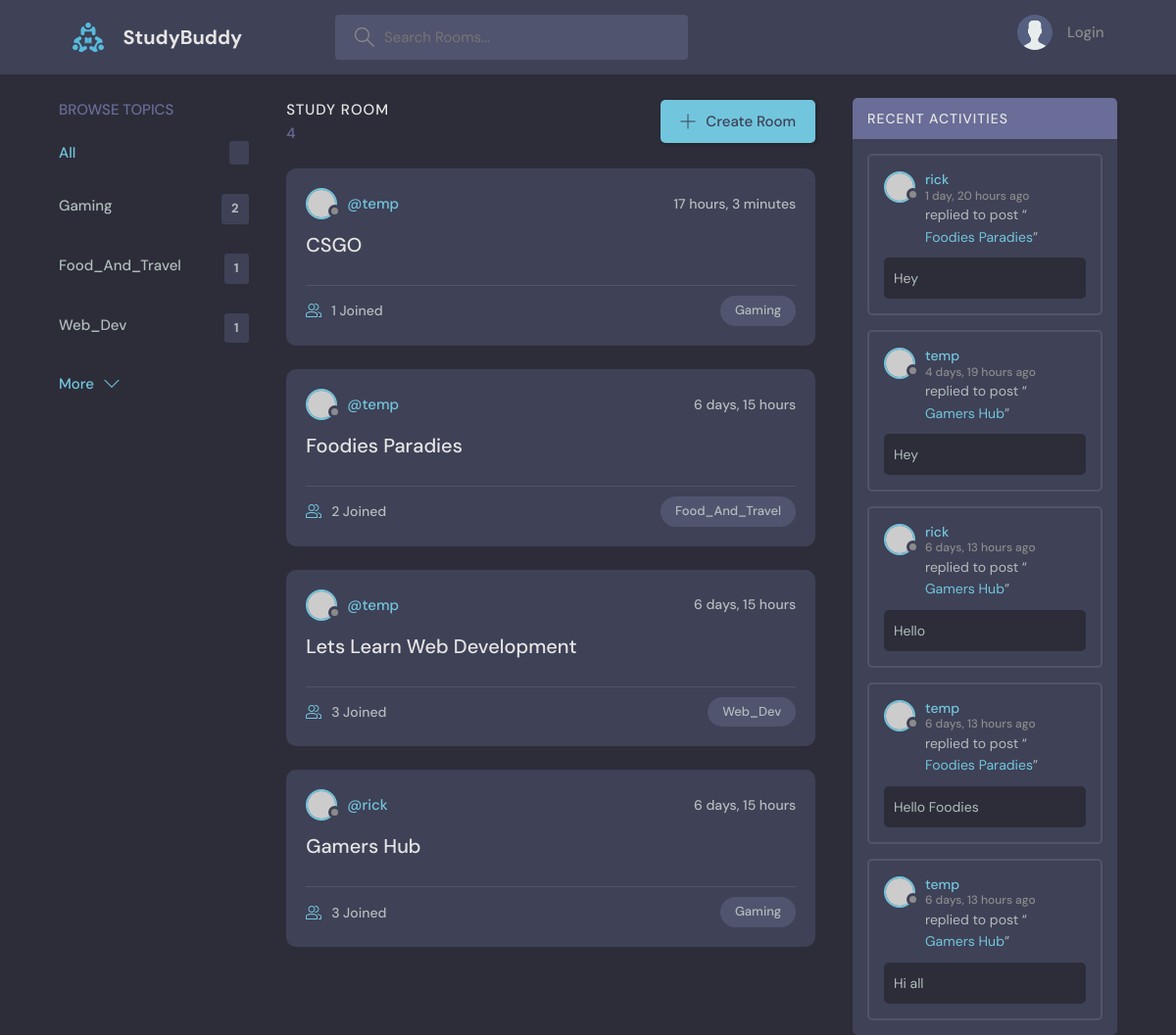
The page / on the database its author committed.
### base/models.py (models this page shows, shortened)
class Topic(models.Model):
    name = models.CharField(max_length=200)

class Room(models.Model):
    host = models.ForeignKey(User, on_delete=models.SET_NULL, null=True)
    topic = models.ForeignKey(Topic, on_delete=models.SET_NULL, null=True)
    name = models.CharField(max_length=200)
    description = models.TextField(null=True, blank=True)
    participants = models.ManyToManyField(User, related_name='participants', blank = True)
    updated = models.DateTimeField(auto_now=True)
    created = models.DateTimeField(auto_now_add=True)
    class Meta:
        ordering = ['-updated', '-created']
    def __str__(self):
        return self.name

class Message(models.Model):
    user = models.ForeignKey(User, on_delete=models.CASCADE)
    room = models.ForeignKey(Room, on_delete=models.CASCADE)
    body = models.TextField()
    updated = models.DateTimeField(auto_now=True)
    created = models.DateTimeField(auto_now_add=True)
    class Meta:
        ordering = ['-updated', '-created']

### base/views.py (the view)
# urls.py: path('', views.home, name="home"),
def home(request):
    q = request.GET.get('q') if request.GET.get('q') != None else ''
    rooms = Room.objects.filter(
        Q(topic__name__icontains=q) |
        Q(name__icontains=q) |
        Q(description__icontains=q)
    )
    room_count = rooms.count()
    room_messages = Message.objects.filter(Q(room__topic__name__icontains = q))
    topics = Topic.objects.all()[0:5]
    context = {'rooms': rooms, 'topics': topics, 'room_count': room_count, 'room_messages': room_messages}
    return render(request, 'base/index.html', context)

### base/templates/base/index.html (shortened to what this page needs)
{% extends 'main.html' %}
{% block content %}
<main class="layout layout--3">
  <div class="container">
    <div class="topics">
      {% include 'base/topic_component.html' %}
    </div>
    <div class="roomList">
      <div class="roomList__header">
        <div>
          <h2>Study Room</h2>
          <p>{{room_count}}</p>
        </div>
        <a class="btn btn--main" href="{% url 'create-room' %}">
          <svg version="1.1" xmlns="http://www.w3.org/2000/svg" width="32" height="32" viewBox="0 0 32 32">
            <title>add</title>
            <path
              d="M16.943 0.943h-1.885v14.115h-14.115v1.885h14.115v14.115h1.885v-14.115h14.115v-1.885h-14.115v-14.115z"
            ></path>
          </svg>
          Create Room
        </a>
      </div>
      {% include 'base/feed_component.html' %}
    </div>
    <div class="activities">
      {% include 'base/activity_component.html' %}
    </div>
  </div>
</main>
{% endblock content %}

### base/templates/base/topic_component.html (shortened to what this page needs)
<div class="topics">
    <div class="topics__header">
      <h2>Browse Topics</h2>
    </div>
    <ul class="topics__list">
      <li>
        <a href="{% url 'home' %}" class="active">All <span>{{topic.count}}</span></a>
      </li>
      {% for topic in topics %}
      <li>
        <a href="{% url 'home' %}?q={{topic.name}}">{{topic.name}}<span>{{topic.room_set.all.count}}</span></a>
      </li>
      {% endfor %}
    </ul>
    <a class="btn btn--link" href="{% url 'topics' %}">
      More
      <svg version="1.1" xmlns="http://www.w3.org/2000/svg" width="32" height="32" viewBox="0 0 32 32">
        <title>chevron-down</title>
        <path d="M16 21l-13-13h-3l16 16 16-16h-3l-13 13z"></path>
      </svg>
    </a>
  </div>
    <div>
    </div>

### base/templates/base/feed_component.html (shortened to what this page needs)
{% for room in rooms %}
<div class="roomListRoom">
    <div class="roomListRoom__header">
      <a href="{% url 'user-profile' room.host.id %}" class="roomListRoom__author">
        <div class="avatar avatar--small">
          <img src="https://randomuser.me/api/portraits/women/11.jpg" />
        </div>
        <span>@{{room.host.username}}</span>
      </a>
      <div class="roomListRoom__actions">
        <span>{{room.created|timesince}}</span>
      </div>
    </div>
    <div class="roomListRoom__content">
      <a href="{% url 'room' room.id %}">{{room.name}}</a>
    </div>
    <div class="roomListRoom__meta">
      <a href="{% url 'room' room.id %}" class="roomListRoom__joined">
        {{room.participants.all.count}} Joined
      </a>
      <p class="roomListRoom__topic">{{room.topic.name}}</p>
    </div>
</div>
{% endfor %}

### base/templates/base/activity_component.html (shortened to what this page needs)
<div class="activities">
    <div class="activities__header">
      <h2>Recent Activities</h2>
    </div>
    {% for message in room_messages %}
    <div class="activities__box">
      <div class="activities__boxHeader roomListRoom__header">
        <a href="{% url 'user-profile' message.user.id %}" class="roomListRoom__author">
          <div class="avatar avatar--small">
            <img src="https://randomuser.me/api/portraits/women/11.jpg" />
          </div>
          <p>
            {{message.user}}
            <span>{{message.created|timesince}} ago</span>
          </p>
        </a>
      </div>
      <div class="activities__boxContent">
        <p>replied to post “<a href="{% url 'room' message.room.id %}">{{message.room}}</a>”</p>
        <div class="activities__boxRoomContent">
            {{message.body}}
        </div>
      </div>
    </div>
    {% endfor %}
</div>

### rows shown on the page
Topic: name "Gaming", room_set.all.count "2"
Topic: name "Food_And_Travel", room_set.all.count "1"
Topic: name "Web_Dev", room_set.all.count "1"
Room: host.username "temp", created "17 hours, 3 minutes", name "CSGO", participants.all.count "1", topic.name "Gaming"
Room: host.username "temp", created "6 days, 15 hours", name "Foodies Paradies", participants.all.count "2", topic.name "Food_And_Travel"
Room: host.username "temp", created "6 days, 15 hours", name "Lets Learn Web Development", participants.all.count "3", topic.name "Web_Dev"
Room: host.username "rick", created "6 days, 15 hours", name "Gamers Hub", participants.all.count "3", topic.name "Gaming"
Message: user "rick", created "1 day, 20 hours", room "Foodies Paradies", body "Hey"
Message: user "temp", created "4 days, 19 hours", room "Gamers Hub", body "Hey"
Message: user "rick", created "6 days, 13 hours", room "Gamers Hub", body "Hello"
Message: user "temp", created "6 days, 13 hours", room "Foodies Paradies", body "Hello Foodies"
Message: user "temp", created "6 days, 13 hours", room "Gamers Hub", body "Hi all"

### other values the page prints
{{ room_count }} "4"
